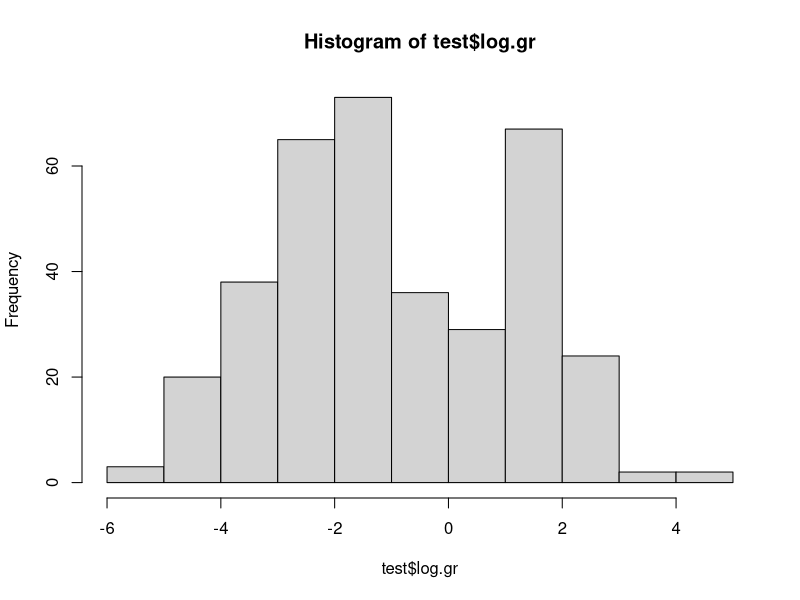

Here is the R script that generated this plot: (Note: this script raises an error after producing the figure.)
#### Analysis of drought treatments, WY 
#### how does drought effect native species in the different seeded communities? and
#### with our distance from targets?
#### Are DT communities more tolerant of drought than random? than FD? 
#### Are communities with more DT-target traits more tolerant of drought?

## packages
library(tidyverse)
library(lme4)
library(lmerTest)
library(ggeffects)

## read in all data and clean to create master dataframe
comp.wy <- read.csv("data/comp_wy_plot.csv") # Wyoming species comp data 
comp.wy <- comp.wy %>% filter(year != "2020") #remove pre-treatment data
#correct factor columns
comp.wy <- comp.wy %>% select(-drought)
comp.wy$year<-as.factor(comp.wy$year)
comp.wy$trt <- as.factor(comp.wy$trt)
comp.wy$block <- as.factor(comp.wy$block)
comp.wy <- comp.wy %>% mutate(trt = str_replace(trt, "^r$", "rand")) #make r match rand in cwm df

cwm.wy <- read.csv("data/cwm_wy(plot).csv")# Wyoming CWM data
cwm.wy$year <- as.factor(cwm.wy$year)
#make new sequence column
cwm.wy <- cwm.wy %>% mutate(yrorder = ifelse(year=="2021","1",
                                             ifelse(year=="2022","2",
                                                    ifelse(year=="2023","3","0"))))
cwm.wy$yrorder <- as.numeric(cwm.wy$yrorder)
#add plot ID column (but give NA to target/predicted communities)
cwm.wy <- cwm.wy %>% 
  mutate(plot = paste(block, trt, year, sep = "."))
cwm.wy <- cwm.wy %>% filter(year != "0") #remove predicted/target communities

cwm.wy <- cwm.wy %>% select(-c(rootdiam,veg)) #remove CWM rootdiam column to avoid confusion
cwmFD <- read.csv("data/cwm_raoq_wy(plot).csv") #add FD for traits that need it (rootdiam/veg)
cwmFD <- cwmFD %>% select(block,trt,year,drought,rootdiam,veg, full) #only columns we need
cwm.wy <- merge(cwm.wy,cwmFD, all.x=T)

# combine to master df (remove spp columns for now)
allwy <- merge(comp.wy[,-c(5:60)],cwm.wy, by=c("year","trt","block"))
allwy$trt <- as.factor(allwy$trt)

# also combine CWM_distances dataframe to master df 
wydist <- read.csv("data/cwm_maxdistances_wy(plot).csv")
#break apart distances ID to make wider and merge together
wydist <- separate(wydist, trt.b.y, into = c("trt", "block", "year"), sep = "\\.")
wydist <- wydist %>% mutate(trt = str_replace(trt, "^r$", "rand")) #make r match rand in cwm df

allwy <- merge(allwy,wydist, by=c("year","trt","block"), all.x=T)
allwy$trt <- as.factor(allwy$trt)
allwy$block <- as.factor(allwy$block)
allwy$year <- as.factor(allwy$year)
#allwy$subplot <- as.factor(allwy$subplot)
allwy$drought <- as.factor(allwy$drought)

### how many WY 2022+2023 data need to be dropped from CWM calculations 
subvalid <- comp.wy %>% group_by(block,trt,year) %>%
  mutate(propnative = nativecov.plot/totcov.plot*100) %>% 
  filter(propnative < 80)
table(subvalid$year)
(17+132)/(512*3)*100 # only 10% total observation to remove
allwy <- allwy %>% 
  mutate(propnative = nativecov.plot/totcov.plot*100)

## Ensure levels are correctly compared in models
allwy$trt <- relevel(allwy$trt, ref = "rand") #make random communities the reference level
allwy$drought <- relevel(allwy$drought, ref = "cntl") #make ambient precip the reference level
#for visuals
droughtcolswy <- c("cntl"="skyblue", "drt"="tomato") #create variable for color

#### remove all plots where CWM could not be validly calculated
suballwy <- allwy %>% filter(propnative >= 80)

#attach previous years cover as a column to calculate response ratio  
grate21 <- suballwy %>% filter(year=="2021")
grate21 <- grate21 %>% select(c(block,trt,nativecov.plot))
colnames(grate21) <- c("block", "trt","covprevyr")
grate21$year <- "2022"
grate22 <- suballwy %>% filter(year=="2022")
grate22 <- grate22 %>% select(c(block,trt,nativecov.plot))
colnames(grate22) <- c("block", "trt","covprevyr")
grate22$year <- "2023"
forgrate <- bind_rows(grate21,grate22)
test <- merge(suballwy, forgrate, all.x=T)

#find annual growth rate
test <- test %>% mutate(growrate = nativecov.plot/covprevyr)
test$log.gr <- log(test$growrate) 
testno <- test %>% filter(year!="2021")
#testnoD <- testno %>% filter(drought=="cntl")

#model
anova(trtmod<-lmer(log.gr~trt*drought*year+ (1|block), testno))
summary(dtmod <- lmer(log.gr~distdt*drought*year+ (1|block), testno))
summary(fdmod <- lmer(log.gr~distfd*drought*year+ (1|block), testno))
summary(irmod <- lmer(log.gr~distir*drought*year+ (1|block), testno))

#anova(lmer(log.gr~distdt*trt*distfd*drought*year+ (1|block), testno))


#### Making plots
## create label names for facets used in all plots:
labelnames.wy <- c('2022' = "2021 - 2022 (dry)",
                   '2023' = "2022 - 2023 (wet)")

## ~ seeding treatment
#create letters for plotting:
library(emmeans)
# Step 1: Get the emmeans for the interaction of trt, drought, and year
emm_trt <- emmeans(trtmod, ~ trt * drought * year)
## # Step 2: Obtain pairwise contrasts for the interaction
## contrast_trt <- contrast(emm_trt, method = "pairwise")
# Step 2: Generate the compact letter display using multcomp::cld
letters <- multcomp::cld(emm_trt, alpha = 0.05, Letters = letters, adjust = "tukey")
# Step 3: Convert the results to a data frame
letters_df <- as.data.frame(letters)
# Step 4: Create a temporary data frame with the desired y-position for plotting
dttemp2 <- testno %>%
  group_by(drought, trt, year) %>%
  summarise(yposition = max(log.gr, na.rm=T), .groups = 'drop')
# Step 5: Merge the letter results with the y-position data
dttemp2 <- merge(letters_df, dttemp2, by = c("drought", "trt","year"))
# Merge with the original data to get the final dataset
dttemp3 <- merge(testno, dttemp2, by = c("drought", "trt", "year"), all = TRUE)

#plot:
dissboxwy <- ggplot(dttemp3, aes(y=log.gr,x=drought,fill=trt))+
  geom_boxplot()+
  geom_text(aes(y=yposition,label = .group), 
            position = position_dodge(width = 1), 
            vjust = -0.5,
            size=3)+
  scale_x_discrete(labels = c("Ambient", "Reduction"))+
  scale_fill_viridis_d(option = "D", begin = .1, end = 1, alpha = 0.7,
                       labels = c("RC","DT","FD","IR"))+
  facet_wrap(~year,scales="fixed", labeller = as_labeller(labelnames.wy))+
  geom_hline(yintercept =0,col="black")+
  labs(y=" ", fill="Seeding 
Treatment", x = "Precipitation treatment")+
  theme_ggeffects()

## ~ distance to DT traits
distdtwy <- ggplot(testno, aes(y=log.gr,x=distdt,col=drought))+
  geom_point()+
  geom_smooth(method = "lm")+
  scale_color_manual(values=droughtcolswy, labels = c("Ambient", "Reduction"))+
  facet_wrap(~year, labeller = as_labeller(labelnames.wy))+
  labs(y=" ", x="Euclidean distance to DT target", col="Precipitation 
Treatment")+
  geom_hline(yintercept =0,col="black")+
  #geom_image(x=0, y=0 label=element_text("🎯"))+
  #stat_cor(label.y = c(c(3,3.5),c(-2.5,-2.6)))+
  #geom_hline(yintercept =0,col="black")+
  theme_ggeffects()

## ~ distance to IR traits
distirwy <- ggplot(testno, aes(y=log.gr,x=distir,col=drought))+
  geom_point()+
  geom_smooth(method = "lm")+
  scale_color_manual(values=droughtcolswy, labels = c("Ambient", "Reduction"))+
  facet_wrap(~year, labeller = as_labeller(labelnames.wy))+
  labs(y=" ", x="Euclidean distance to IR target", col="Precipitation 
Treatment")+
  geom_hline(yintercept =0,col="black")+
  #stat_cor(label.y = c(c(3,3.5),c(-2.5,-2.6)))+
  #geom_hline(yintercept =0,col="black")+
  theme_ggeffects()

## ~ distance to FD traits
distfdwy <- ggplot(testno, aes(y=log.gr,x=distfd,col=drought))+
  geom_point()+
  geom_smooth(method = "lm")+
  scale_color_manual(values=droughtcolswy, labels = c("Ambient", "Reduction"))+
  facet_wrap(~year, labeller = as_labeller(labelnames.wy))+
  labs(y=" ", x="Euclidean distance to FD target", col="Precipitation 
Treatment")+
  geom_hline(yintercept =0,col="black")+
  #stat_cor(label.y = c(c(3,3.5),c(-2.5,-2.6)))+
  #geom_hline(yintercept =0,col="black")+
  theme_ggeffects()

# distrwy <- ggplot(testno, aes(y=log.gr,x=distr,col=drought))+
#   geom_point(aes(y=log.gr,x=distr,col=drought, shape=year))+
#   geom_smooth(method = "lm")+
#   scale_color_manual(values=droughtcolswy)+
#   facet_wrap(~year)+
#   labs(y=" ", x="")+
#   geom_hline(yintercept =0,col="black")+
#   stat_cor(geom = "label",label.y = c(c(3,3.5),c(-2.5,-2.6)))+
#   #geom_te
#   #geom_hline(yintercept =0,col="black")+
#   theme_ggeffects()

hist(test$log.gr)

difflsmeans(m3.ca, at = list(distdt = 0.58))


#### combined figures
library(ggpubr)
wyfigtop <- ggarrange(dissboxwy,distdtwy, 
                      common.legend = T, legend = "right",
                      labels = c("a","b"),label.x = .05)
wyfigbottom <-ggarrange(distfdwy,distirwy, 
                        common.legend = T, legend = "right",
                        labels = c("c","d"),label.x = .05)
wyfigdrought <- ggarrange(wyfigtop,wyfigbottom, nrow=2)
wyfigdrought <- annotate_figure(wyfigdrought,
                                left="log(annual growth rate)")


tiff("figures/droughtfigwy.tiff", res=400, height = 5,width =8, "in",compression = "lzw")
wyfigdrought
dev.off()

tiff("figures/ESAfig3.tiff", res=400, height = 6,width =8, "in",compression = "lzw")
wyfigdrought
dev.off()

dissfig1 <-ggarrange(dissboxwy,distdtwy,distfdwy,distirwy, 
                     common.legend = F, legend = "right")
dissfig2 <- annotate_figure(dissfig1, bottom = "Euclidean distance to drought tolerant CWM targets")

#### for ESA pres
ESAdissfig1 <-ggarrange(dissboxwy,distdtwy, 
                     common.legend = T, legend = "right")
ESAdissfig2 <- annotate_figure(ESAdissfig1, bottom = "Euclidean distance to drought tolerant CWM targets")




library(ggpubr)
dissfig1 <-ggarrange(dissboxwy,dissboxca, common.legend = T, legend = "right")
dissfig2 <-ggarrange(wyplotdiss, caplotdiss, common.legend = T,legend = "right")
dissfig2 <- annotate_figure(dissfig2, bottom = "Euclidean distance to drought tolerant CWM targets")
dissfig <-ggarrange(dissfig1,dissfig2, nrow=2)
testfig <- annotate_figure(dissfig, left = "log(annual growth rate)", top = "WY                                                    CA")
################################################################

#####output of models as formatted tables:
library(lme4)
library(broom.mixed)
library(knitr)
library(kableExtra)

model_summary <- tidy(dtmod)

# Separate fixed and random effects
fixed_effects <- model_summary %>% filter(effect == "fixed")
random_effects <- model_summary %>% filter(effect == "ran_pars")

# Adjusting Terms to be More Descriptive
fixed_effects <- fixed_effects %>%
  mutate(term = recode(term,
                       `(Intercept)` = "Intercept",
                       `trt1` = "Treatment 1",
                       `trt2` = "Treatment 2",
                       `trt3` = "Treatment 3",
                       `drought1` = "Drought Level 1",
                       `drought2` = "Drought Level 2",
                       `year1` = "Year 1",
                       `year2` = "Year 2"))

random_effects <- random_effects %>%
  mutate(term = recode(term,
                       `(Intercept)` = "Intercept"))

# Combine fixed and random effects with proper column names
fixed_effects <- fixed_effects %>%
  select(term, estimate, std.error, statistic, p.value) %>%
  mutate(effect_type = "Fixed Effect")

random_effects <- random_effects %>%
  select(term, estimate, std.error) %>%
  mutate(statistic = NA, p.value = NA, effect_type = "Random Effect")

# Rename columns to be more descriptive
colnames(fixed_effects) <- c("Term", "Estimate", "Std. Error", "Statistic", "P-value", "Effect Type")
colnames(random_effects) <- c("Term", "Estimate", "Std. Error", "Statistic", "P-value", "Effect Type")

# Combine both into one dataframe
combined_effects <- bind_rows(fixed_effects, random_effects)

# Create the table
table<-kable(combined_effects, caption = "Summary of Linear Mixed-Effects Model", digits = 3) %>%
  kable_styling(bootstrap_options = c("striped", "hover", "condensed", "responsive"),full_width = F, position = "left")

# Save the table as HTML
save_kable(table, "model_summaryirca.doc")
